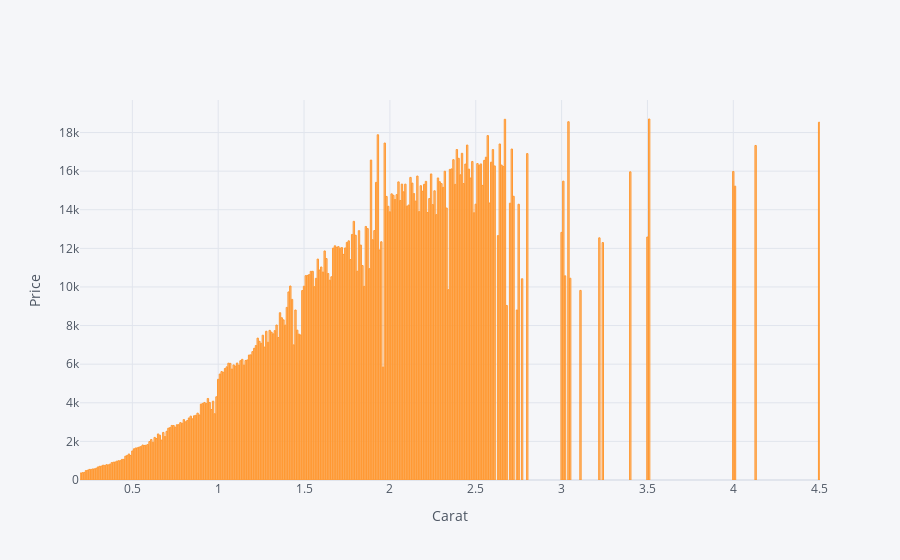

Write notebook code for a chart like this one.
### Code cell
carat_prices.iplot(kind='bar',
                xTitle ='Carat',
                yTitle='Price')

### Figure 1 — Plotly figure (JSON) as saved in the notebook; plotly's stock layout.template omitted (floating-point values rounded to 4 significant figures; data arrays with more than 128 entries replaced by an {"elided": "..."} marker saying what was removed)
{"data": [{"marker": {"color": "rgba(255, 153, 51, 0.6)", "line": {"color": "rgba(255, 153, 51, 1.0)", "width": 1}}, "name": "price", "orientation": "v", "text": "", "type": "bar", "x": {"elided": "270 float values"}, "y": {"elided": "270 float values"}}], "layout": {"autosize": true, "legend": {"bgcolor": "#F5F6F9", "font": {"color": "#4D5663"}}, "paper_bgcolor": "#F5F6F9", "plot_bgcolor": "#F5F6F9", "title": {"font": {"color": "#4D5663"}}, "xaxis": {"autorange": true, "gridcolor": "#E1E5ED", "range": [0.195, 4.505], "showgrid": true, "tickfont": {"color": "#4D5663"}, "title": {"font": {"color": "#4D5663"}, "text": "Carat"}, "type": "linear", "zerolinecolor": "#E1E5ED"}, "yaxis": {"autorange": true, "gridcolor": "#E1E5ED", "range": [0, 19690.0], "showgrid": true, "tickfont": {"color": "#4D5663"}, "title": {"font": {"color": "#4D5663"}, "text": "Price"}, "type": "linear", "zerolinecolor": "#E1E5ED"}}}
